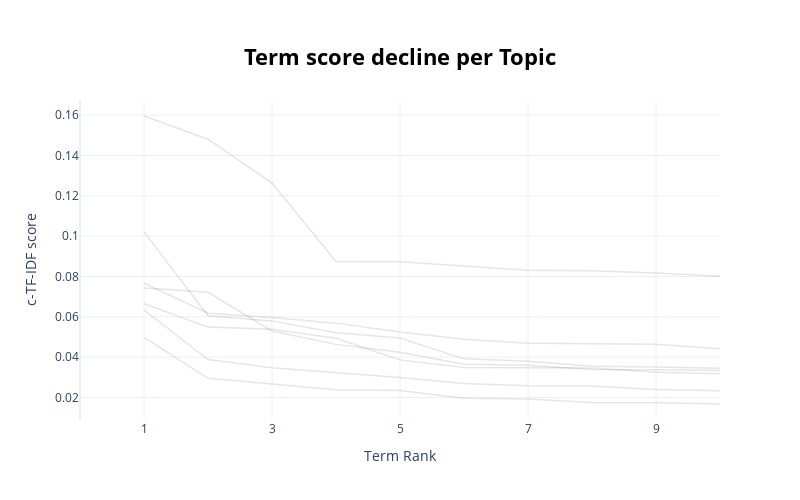

This figure's notebook cell:
### Code cell
topic_model.visualize_term_rank()

### Figure 1 — Plotly figure (JSON) as saved in the notebook; plotly's stock layout.template omitted (floating-point values rounded to 4 significant figures)
{"data": [{"hovertext": "<b>Topic -1</b>:analyst_target_price_rating_stock_", "line": {"color": "black", "width": 1.5}, "mode": "lines+lines", "name": "", "opacity": 0.1, "type": "scatter", "x": [1, 2, 3, 4, 5, 6, 7, 8, 9, 10], "y": [0.1021, 0.06052, 0.05799, 0.05215, 0.0495, 0.03916, 0.03795, 0.03551, 0.03509, 0.0345]}, {"hovertext": "<b>Topic 0</b>:stock_company_year_market_buy_divid", "line": {"color": "black", "width": 1.5}, "mode": "lines+lines", "name": "", "opacity": 0.1, "type": "scatter", "x": [1, 2, 3, 4, 5, 6, 7, 8, 9, 10], "y": [0.04987, 0.02949, 0.02665, 0.0239, 0.02352, 0.01962, 0.01924, 0.01758, 0.01737, 0.01678]}, {"hovertext": "<b>Topic 1</b>:zack_estimate_earning_stock_home_ye", "line": {"color": "black", "width": 1.5}, "mode": "lines+lines", "name": "", "opacity": 0.1, "type": "scatter", "x": [1, 2, 3, 4, 5, 6, 7, 8, 9, 10], "y": [0.06648, 0.05492, 0.05387, 0.04942, 0.03866, 0.0349, 0.03473, 0.03458, 0.03251, 0.03173]}, {"hovertext": "<b>Topic 2</b>:home_lowe_depot_lowes_company_assoc", "line": {"color": "black", "width": 1.5}, "mode": "lines+lines", "name": "", "opacity": 0.1, "type": "scatter", "x": [1, 2, 3, 4, 5, 6, 7, 8, 9, 10], "y": [0.0634, 0.03879, 0.0348, 0.03237, 0.02997, 0.027, 0.02583, 0.02567, 0.024, 0.02339]}, {"hovertext": "<b>Topic 3</b>:fall_inc_share_report_rise_trade_co", "line": {"color": "black", "width": 1.5}, "mode": "lines+lines", "name": "", "opacity": 0.1, "type": "scatter", "x": [1, 2, 3, 4, 5, 6, 7, 8, 9, 10], "y": [0.07424, 0.07213, 0.05299, 0.04635, 0.04242, 0.03654, 0.03605, 0.03386, 0.0338, 0.03336]}, {"hovertext": "<b>Topic 4</b>:52_week_quarter_rating_end_trading_", "line": {"color": "black", "width": 1.5}, "mode": "lines+lines", "name": "", "opacity": 0.1, "type": "scatter", "x": [1, 2, 3, 4, 5, 6, 7, 8, 9, 10], "y": [0.1596, 0.1481, 0.1263, 0.08747, 0.08725, 0.08513, 0.08306, 0.08284, 0.08171, 0.08008]}, {"hovertext": "<b>Topic 5</b>:analyst_price_report_target_rating_", "line": {"color": "black", "width": 1.5}, "mode": "lines+lines", "name": "", "opacity": 0.1, "type": "scatter", "x": [1, 2, 3, 4, 5, 6, 7, 8, 9, 10], "y": [0.07672, 0.0618, 0.0597, 0.05688, 0.05243, 0.04885, 0.04693, 0.04673, 0.04641, 0.04421]}], "layout": {"height": 500, "hoverlabel": {"bgcolor": "white", "font": {"family": "Rockwell", "size": 16}}, "showlegend": false, "title": {"font": {"color": "Black", "size": 22}, "text": "<b>Term score decline per Topic</b>", "x": 0.5, "xanchor": "center", "y": 0.9, "yanchor": "top"}, "width": 800, "xaxis": {"dtick": 2, "range": [0, 10], "tick0": 1, "title": {"text": "Term Rank"}}, "yaxis": {"title": {"text": "c-TF-IDF score"}}}}
